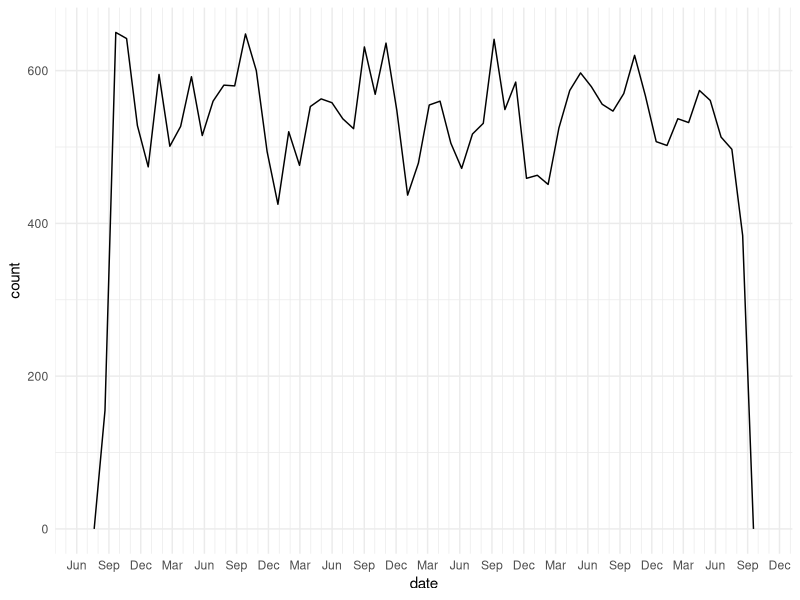

Here is the R script that generated this plot: (Note: this script raises an error after producing the figure.)
# CvilleTowing
# Nate Day {nathancday@gmail}

#### Globals ------------------------------------------------------------------

setwd("~/future/CvilleTowing/")

library(lubridate)
library(magrittr)
library(tidyverse)

theme_set(theme_minimal())


#### Ins ----------------------------------------------------------------------

# csv downloaded from http://opendata.charlottesville.org/datasets/crime-data
tib <- read_csv("Crime_Data.csv")
names(tib) %<>% tolower()

head(tib)

tib %<>% select(-recordid) %>%
    unite(address, blocknumber, streetname) %>%
    rename_at(vars(contains("reported")), funs(gsub("reported", "", .))) %>%
    mutate(hour = parse_time(hour, format = "%H%M"),
           date = as.Date(date))

#### Seasonal -----------------------------------------------------------------
range(tib$date) # 5 years
# "2012-08-30" "2017-08-27"

# seasonal trends
ggplot(tib, aes(date)) +
    geom_freqpoly(bins = 60) + # 60 months in 5 years
    scale_x_date(date_breaks = "3 months", date_minor_breaks = "1 month",
                 date_labels = "%b")
# hoos doing that spike in Sep - Oct?

# set up tib for a geom to cover Aug16-Oct31
students_back <- tibble(date = seq(as.Date("2012-09-01"), as.Date("2017-9-01"), length.out = 6),
                        date_min = date - ddays(16), # ~ Aug16
                        date_max = date %m+% months(2) )

ggplot(tib, aes(date)) +
    geom_rect(data = students_back, aes(xmin = date, xmax = date_max),
              ymin = 0, ymax = Inf, fill = "#f64617") +
    geom_freqpoly(bins = 60, color = "#0c2345", size = 1) + # 60 months in 5 years
    scale_x_date(date_breaks = "3 months", date_minor_breaks = "1 month",
                 date_labels = "%b%y") +
    labs(title = "CPD Incident Reports",
         subtitle = "Orange rectangles highlight Aug 16th - Oct 31st",
         x = "MonYr",
         y = "# of requests",
         subtitle = "Hoos causing that uptick?")

### Look at breakdown of offense seasonally
tib$offense %<>% as.factor()
tib %<>% filter(!is.na(offense))

# as numeric hack to get interval to slice at based on arranged data.frame
tib %>%
    count(offense, sort = TRUE) %>%
    mutate(offense = forcats::fct_inorder(offense)) %>%
    ggplot(aes(as.numeric(offense), n)) +
    geom_col() +
    scale_x_continuous(breaks = seq(25,125,25))

tib %>%
    mutate(offense = forcats::fct_infreq(offense))

# looking at the top 20
top10 <- mutate(tib, offense = forcats::fct_infreq(offense)) %>%
    filter(offense %in% levels(offense)[1:10]) %>%
    droplevels()

ggplot(top10, aes(offense)) +
    geom_bar(fill = NA, color = "black") +
    theme(axis.text.x = element_text(angle = 45))

# make better (shorter) names
decode <- c("Towing", "Assault", "Traffic", "Vandalism", "Larceny_other", "Drug",
            "Citizen_Assist", "Suspicious_Activity", "Larceny_vehicle", "Property_Found") %>%
    set_names(levels(top10$offense))
top10$offense %<>% decode[.] %>% forcats::fct_infreq()

# freqpoly version in facets
ggplot(top10, aes(date, color = offense)) +
    geom_rect(data = students_back, aes(xmin = date_min, xmax = date_max),
              ymin = -0, ymax = Inf, color = NA, fill = "grey", alpha = .5) +
    geom_freqpoly(alpha = .5, bins = 60, size = 2) +
    scale_x_date(breaks = seq(date("2013-01-01"), date("2017-01-01"), length.out = 5),
                 date_labels = "%y", limits = c(date("2012-08-15"), date("2017-11-01"))) +
    scale_color_d3() +
    facet_wrap(~offense) +
    theme(legend.position = "none")

#### Towing -------------------------------------------------------------------
# looking at towing more focuse
tow <- filter(top10, offense ==  "Towing")

#### look for yearly trends
tow %<>% mutate(year = lubridate::year(date))

# drop 2012 bc partial year (starts 2012-08-30)
tow %<>% filter(year != "2012")

ggplot(tow, aes(year, fill = ..count..)) +
    geom_bar() +
    viridis::scale_fill_viridis(name = NULL, direction = -1) + # y dis not ggplot2 default yet
    labs(title = "Yearly towing in Charlottesville",
         subtitle = "2017 data stops 2017-08-27",
         y = "# incidents",
         x = NULL,
         caption = "CPD Reported 2013-01-01 : 2017-08-27")

#### Now look for high-towing months
tow %<>% mutate(month = lubridate::month(date, label = T))

# drop 2017
tow %<>% filter(year != "2017")

ggplot(tow, aes(as.numeric(month), fill = as.factor(year))) +
    geom_histogram(bins = 12) +
    scale_x_continuous(breaks = 1:12, labels = month.abb) +
    scale_fill_brewer(name = NULL, palette = "Dark2") +
    labs(title = "Total monthly towing",
         x = NULL,
         y = "# incidents",
         caption = "CPD Reported 2013-01-01 : 2016-12-31")

#### * model yearly increases -----------------------------------------------
library(forecast)

# reset tow to only include all data
tow <- filter(top10, offense ==  "Towing")
# drop august 2012

month_tib <- tow %>% mutate(month = month(date, label = TRUE),
                year = as.factor((year(date)))) %>%
    filter(month!= "Aug" | year != "2012") %>% # drop august 2012
    group_by(month, year) %>%
    tally %>%
    arrange(year, month) %>%
    ungroup()

month_vec <- month_tib %>% select(n) %>% unlist()


myts <- ts(month_vec, start = c(2012, 9), frequency = 12)
plot(myts)

# seasonal decomposition
fit <- stl(myts, s.window= "periodic")
plot(fit)

# triple exponential - models level, trend, and seasonal components
fit_hw <- HoltWinters(myts)
plot(fit_hw)
# check params
forecast(fit_hw) %>%
    accuracy()


fit_next <- forecast(fit_hw, 12)

plot_next <- tibble(date = seq(date("2017-09-01"), date("2018-08-01"), length.out = 12),
                    y = fit_next$mean,
                    ymin = fit_next$lower[,2],
                    ymax = fit_next$upper[,2])
# bolt on AUG 2017 info for smoothness
plot_next %<>% bind_rows(filter(tow, month == "Aug", year == "2017") %>%
                              summarise(date = date("2017-08-01"),
                                        y = n(),
                                        ymin = y,
                                        ymax = y), . )

# plot forcast
month_tib %<>% mutate(date = paste(year, as.numeric(month), "01", sep = "-"))
month_tib$date %<>% as.Date()

# projections plot
ggplot(month_tib, aes(date, n, color = n)) +
    geom_rect(data = students_back, aes(xmin = date_min, xmax = date_max, y = NULL),
              ymin = -0, ymax = Inf, color = NA, fill = "grey", alpha = .5) +
    geom_path() +
    geom_path(data = plot_next, aes(y = y, color = y), size = 2) +
    scale_x_date() +
    viridis::scale_color_viridis(direction = -1) +
    scale_x_date(breaks = seq(date("2013-01-01"), date("2018-09-01"), length.out = 10),
                 date_labels = "%b '%y", limits = c(date("2012-08-15"), date("2018-09-01"))) +
    labs(title = "Towing forecast")
    

                

